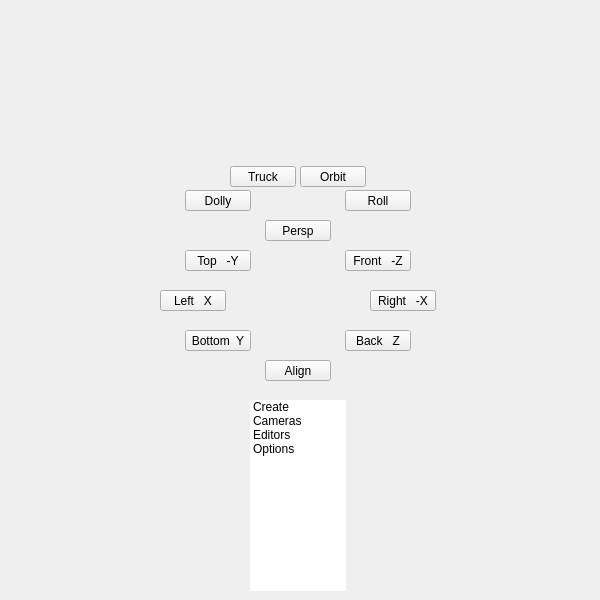
<?xml version="1.0" encoding="UTF-8"?>
<ui version="4.0">
 <class>QtUi</class>
 <widget class="QMainWindow" name="QtUi">
  <property name="enabled">
   <bool>true</bool>
  </property>
  <property name="geometry">
   <rect>
    <x>0</x>
    <y>0</y>
    <width>600</width>
    <height>600</height>
   </rect>
  </property>
  <property name="sizePolicy">
   <sizepolicy hsizetype="Ignored" vsizetype="Ignored">
    <horstretch>0</horstretch>
    <verstretch>0</verstretch>
   </sizepolicy>
  </property>
  <property name="minimumSize">
   <size>
    <width>0</width>
    <height>0</height>
   </size>
  </property>
  <property name="maximumSize">
   <size>
    <width>600</width>
    <height>600</height>
   </size>
  </property>
  <property name="cursor">
   <cursorShape>ArrowCursor</cursorShape>
  </property>
  <property name="windowTitle">
   <string>Toolkit</string>
  </property>
  <property name="tabShape">
   <enum>QTabWidget::Triangular</enum>
  </property>
  <property name="dockNestingEnabled">
   <bool>true</bool>
  </property>
  <property name="dockOptions">
   <set>QMainWindow::AllowNestedDocks|QMainWindow::AllowTabbedDocks|QMainWindow::AnimatedDocks|QMainWindow::ForceTabbedDocks</set>
  </property>
  <widget class="QWidget" name="mainWindow">
   <property name="sizePolicy">
    <sizepolicy hsizetype="Ignored" vsizetype="Ignored">
     <horstretch>0</horstretch>
     <verstretch>0</verstretch>
    </sizepolicy>
   </property>
   <widget class="QWidget" name="staticWindow" native="true">
    <property name="geometry">
     <rect>
      <x>0</x>
      <y>0</y>
      <width>601</width>
      <height>601</height>
     </rect>
    </property>
    <widget class="QWidget" name="r001" native="true">
     <property name="geometry">
      <rect>
       <x>0</x>
       <y>400</y>
       <width>601</width>
       <height>201</height>
      </rect>
     </property>
     <widget class="QTreeWidget_ExpandableList" name="tree000">
      <property name="geometry">
       <rect>
        <x>250</x>
        <y>0</y>
        <width>96</width>
        <height>191</height>
       </rect>
      </property>
      <property name="layoutDirection">
       <enum>Qt::LeftToRight</enum>
      </property>
      <property name="frameShape">
       <enum>QFrame::NoFrame</enum>
      </property>
      <property name="frameShadow">
       <enum>QFrame::Plain</enum>
      </property>
      <property name="verticalScrollBarPolicy">
       <enum>Qt::ScrollBarAlwaysOff</enum>
      </property>
      <property name="horizontalScrollBarPolicy">
       <enum>Qt::ScrollBarAlwaysOff</enum>
      </property>
      <property name="sizeAdjustPolicy">
       <enum>QAbstractScrollArea::AdjustToContents</enum>
      </property>
      <property name="selectionMode">
       <enum>QAbstractItemView::NoSelection</enum>
      </property>
      <property name="indentation">
       <number>0</number>
      </property>
      <property name="itemsExpandable">
       <bool>false</bool>
      </property>
      <property name="headerHidden">
       <bool>true</bool>
      </property>
      <property name="expandsOnDoubleClick">
       <bool>false</bool>
      </property>
      <property name="columnCount">
       <number>5</number>
      </property>
      <attribute name="headerVisible">
       <bool>false</bool>
      </attribute>
      <column>
       <property name="text">
        <string notr="true">root</string>
       </property>
      </column>
      <column>
       <property name="text">
        <string>Editors</string>
       </property>
      </column>
      <column>
       <property name="text">
        <string>Cameras</string>
       </property>
      </column>
      <column>
       <property name="text">
        <string>Create</string>
       </property>
      </column>
      <column>
       <property name="text">
        <string>Options</string>
       </property>
      </column>
      <item>
       <property name="text">
        <string>Create</string>
       </property>
       <property name="text">
        <string/>
       </property>
       <property name="text">
        <string/>
       </property>
       <property name="text">
        <string>Custom Camera</string>
       </property>
       <property name="text">
        <string>Group Cameras</string>
       </property>
      </item>
      <item>
       <property name="text">
        <string>Cameras</string>
       </property>
       <property name="text">
        <string/>
       </property>
       <property name="text">
        <string/>
       </property>
       <property name="text">
        <string>Set Custom Camera</string>
       </property>
       <property name="text">
        <string>Adjust Clipping</string>
       </property>
      </item>
      <item>
       <property name="text">
        <string>Editors</string>
       </property>
       <property name="text">
        <string/>
       </property>
       <property name="text">
        <string/>
       </property>
       <property name="text">
        <string>Camera From View</string>
       </property>
       <property name="text">
        <string>Toggle Safe Frames</string>
       </property>
      </item>
      <item>
       <property name="text">
        <string>Options</string>
       </property>
       <property name="text">
        <string/>
       </property>
       <property name="text">
        <string/>
       </property>
       <property name="text">
        <string/>
       </property>
       <property name="text">
        <string/>
       </property>
      </item>
     </widget>
    </widget>
    <widget class="QWidget" name="viewport" native="true">
     <property name="geometry">
      <rect>
       <x>150</x>
       <y>220</y>
       <width>296</width>
       <height>161</height>
      </rect>
     </property>
     <widget class="QPushButton" name="v004">
      <property name="geometry">
       <rect>
        <x>115</x>
        <y>0</y>
        <width>66</width>
        <height>21</height>
       </rect>
      </property>
      <property name="minimumSize">
       <size>
        <width>0</width>
        <height>21</height>
       </size>
      </property>
      <property name="maximumSize">
       <size>
        <width>999</width>
        <height>21</height>
       </size>
      </property>
      <property name="text">
       <string>Persp</string>
      </property>
     </widget>
     <widget class="QPushButton" name="v005">
      <property name="geometry">
       <rect>
        <x>195</x>
        <y>30</y>
        <width>66</width>
        <height>21</height>
       </rect>
      </property>
      <property name="minimumSize">
       <size>
        <width>0</width>
        <height>21</height>
       </size>
      </property>
      <property name="maximumSize">
       <size>
        <width>999</width>
        <height>21</height>
       </size>
      </property>
      <property name="text">
       <string>Front   -Z</string>
      </property>
     </widget>
     <widget class="QPushButton" name="v002">
      <property name="geometry">
       <rect>
        <x>220</x>
        <y>70</y>
        <width>66</width>
        <height>21</height>
       </rect>
      </property>
      <property name="minimumSize">
       <size>
        <width>0</width>
        <height>21</height>
       </size>
      </property>
      <property name="maximumSize">
       <size>
        <width>999</width>
        <height>21</height>
       </size>
      </property>
      <property name="text">
       <string>Right   -X</string>
      </property>
     </widget>
     <widget class="QPushButton" name="v003">
      <property name="geometry">
       <rect>
        <x>10</x>
        <y>70</y>
        <width>66</width>
        <height>21</height>
       </rect>
      </property>
      <property name="minimumSize">
       <size>
        <width>0</width>
        <height>21</height>
       </size>
      </property>
      <property name="maximumSize">
       <size>
        <width>999</width>
        <height>21</height>
       </size>
      </property>
      <property name="text">
       <string>Left   X</string>
      </property>
     </widget>
     <widget class="QPushButton" name="v000">
      <property name="geometry">
       <rect>
        <x>195</x>
        <y>110</y>
        <width>66</width>
        <height>21</height>
       </rect>
      </property>
      <property name="minimumSize">
       <size>
        <width>0</width>
        <height>21</height>
       </size>
      </property>
      <property name="maximumSize">
       <size>
        <width>999</width>
        <height>21</height>
       </size>
      </property>
      <property name="text">
       <string>Back   Z</string>
      </property>
     </widget>
     <widget class="QPushButton" name="v006">
      <property name="geometry">
       <rect>
        <x>35</x>
        <y>110</y>
        <width>66</width>
        <height>21</height>
       </rect>
      </property>
      <property name="minimumSize">
       <size>
        <width>0</width>
        <height>21</height>
       </size>
      </property>
      <property name="maximumSize">
       <size>
        <width>999</width>
        <height>21</height>
       </size>
      </property>
      <property name="text">
       <string>Bottom  Y</string>
      </property>
     </widget>
     <widget class="QPushButton" name="v007">
      <property name="geometry">
       <rect>
        <x>115</x>
        <y>140</y>
        <width>66</width>
        <height>21</height>
       </rect>
      </property>
      <property name="minimumSize">
       <size>
        <width>0</width>
        <height>21</height>
       </size>
      </property>
      <property name="maximumSize">
       <size>
        <width>999</width>
        <height>21</height>
       </size>
      </property>
      <property name="text">
       <string>Align</string>
      </property>
     </widget>
     <widget class="QPushButton" name="v001">
      <property name="geometry">
       <rect>
        <x>35</x>
        <y>30</y>
        <width>66</width>
        <height>21</height>
       </rect>
      </property>
      <property name="minimumSize">
       <size>
        <width>0</width>
        <height>21</height>
       </size>
      </property>
      <property name="maximumSize">
       <size>
        <width>999</width>
        <height>21</height>
       </size>
      </property>
      <property name="text">
       <string>Top   -Y</string>
      </property>
     </widget>
    </widget>
    <widget class="QWidget" name="r000" native="true">
     <property name="geometry">
      <rect>
       <x>185</x>
       <y>10</y>
       <width>226</width>
       <height>201</height>
      </rect>
     </property>
     <widget class="QPushButton" name="v012">
      <property name="enabled">
       <bool>true</bool>
      </property>
      <property name="geometry">
       <rect>
        <x>45</x>
        <y>156</y>
        <width>66</width>
        <height>21</height>
       </rect>
      </property>
      <property name="minimumSize">
       <size>
        <width>0</width>
        <height>21</height>
       </size>
      </property>
      <property name="maximumSize">
       <size>
        <width>999</width>
        <height>21</height>
       </size>
      </property>
      <property name="toolTip">
       <string>Camera: Truck</string>
      </property>
      <property name="text">
       <string>Truck</string>
      </property>
     </widget>
     <widget class="QPushButton" name="v013">
      <property name="enabled">
       <bool>true</bool>
      </property>
      <property name="geometry">
       <rect>
        <x>115</x>
        <y>156</y>
        <width>66</width>
        <height>21</height>
       </rect>
      </property>
      <property name="minimumSize">
       <size>
        <width>0</width>
        <height>21</height>
       </size>
      </property>
      <property name="maximumSize">
       <size>
        <width>999</width>
        <height>21</height>
       </size>
      </property>
      <property name="toolTip">
       <string>Camera: Pan</string>
      </property>
      <property name="text">
       <string>Orbit</string>
      </property>
     </widget>
     <widget class="QPushButton" name="v010">
      <property name="enabled">
       <bool>true</bool>
      </property>
      <property name="geometry">
       <rect>
        <x>0</x>
        <y>180</y>
        <width>66</width>
        <height>21</height>
       </rect>
      </property>
      <property name="minimumSize">
       <size>
        <width>0</width>
        <height>21</height>
       </size>
      </property>
      <property name="maximumSize">
       <size>
        <width>999</width>
        <height>21</height>
       </size>
      </property>
      <property name="toolTip">
       <string>Camera: Dolly</string>
      </property>
      <property name="text">
       <string>Dolly</string>
      </property>
     </widget>
     <widget class="QPushButton" name="v011">
      <property name="enabled">
       <bool>true</bool>
      </property>
      <property name="geometry">
       <rect>
        <x>160</x>
        <y>180</y>
        <width>66</width>
        <height>21</height>
       </rect>
      </property>
      <property name="minimumSize">
       <size>
        <width>0</width>
        <height>21</height>
       </size>
      </property>
      <property name="maximumSize">
       <size>
        <width>999</width>
        <height>21</height>
       </size>
      </property>
      <property name="toolTip">
       <string>Camera: Roll</string>
      </property>
      <property name="text">
       <string>Roll</string>
      </property>
     </widget>
    </widget>
   </widget>
  </widget>
 </widget>
 <customwidgets>
  <customwidget>
   <class>QTreeWidget_ExpandableList</class>
   <extends>QTreeWidget</extends>
   <header>qtreewidget_expandablelist.h</header>
  </customwidget>
 </customwidgets>
 <resources/>
 <connections/>
 <designerdata>
  <property name="gridDeltaX">
   <number>5</number>
  </property>
  <property name="gridDeltaY">
   <number>10</number>
  </property>
  <property name="gridSnapX">
   <bool>true</bool>
  </property>
  <property name="gridSnapY">
   <bool>true</bool>
  </property>
  <property name="gridVisible">
   <bool>true</bool>
  </property>
 </designerdata>
</ui>
